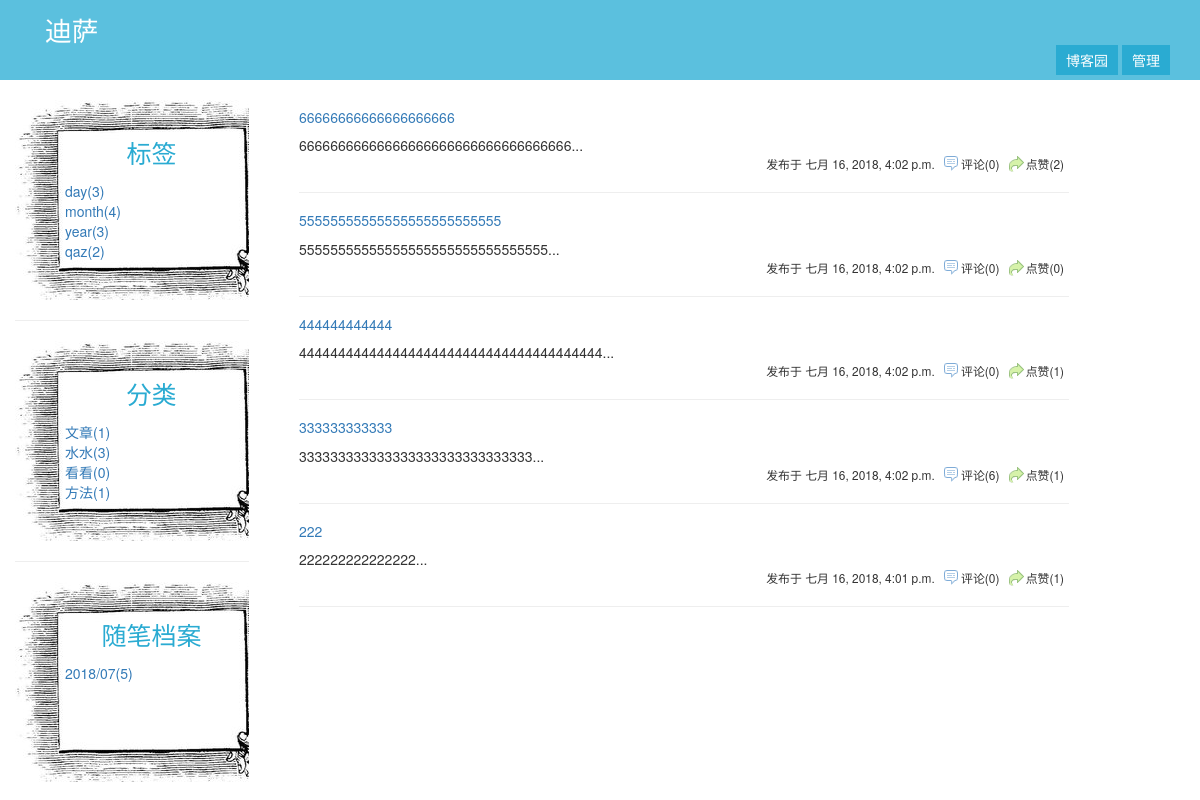
Screenshot of /zzz123/ with the database file from the repository.
### blog/models.py (models this page shows, shortened)
class Blog(models.Model):
    nid = models.AutoField(primary_key=True)
    title = models.CharField(verbose_name='个人博客标题', max_length=64)
    site_name = models.CharField(verbose_name='站点名称', max_length=64, unique=True)
    theme = models.CharField(verbose_name='博客主题', max_length=32, null=True)

class Tag(models.Model):
    nid = models.AutoField(primary_key=True)
    title = models.CharField(verbose_name='标签名称', max_length=32)
    blog = models.ForeignKey(verbose_name='所属博客', to='Blog', to_field='nid', on_delete=models.CASCADE)

class Article(models.Model):
    nid = models.AutoField(primary_key=True)
    title = models.CharField(max_length=50, verbose_name='文章标题')
    desc = models.CharField(max_length=255, verbose_name='文章描述')
    create_time = models.DateTimeField(verbose_name='创建时间', auto_now_add=True)
    content = models.TextField()
    comment_count = models.IntegerField(default=0)
    up_count = models.IntegerField(default=0)
    down_count = models.IntegerField(default=0)
    user = models.ForeignKey(verbose_name='作者', to='UserInfo', to_field='nid', on_delete=models.CASCADE)
    category = models.ForeignKey(to='Category', to_field='nid', null=True, on_delete=models.CASCADE)
    tags = models.ManyToManyField(
        to="Tag",
        through='Article2Tag',
        through_fields=('article', 'tag'),
    )

### blog/views.py (the view, shortened to what this page needs)
# urls.py: 2. Add a URL to urlpatterns:  path('', views.home, name='home')
def home(request, site, **kwargs):
    blog = models.Blog.objects.filter(site_name=site).first()
    if not blog:
        return render(request, '404.html')
    user = blog.userinfo  # Blog反向查询Userinfo
    article_list = models.Article.objects.filter(user=user).order_by("-pk")
    return render(request, 'home.html', locals())

### blog/models.py (called while the page is built)
    def __str__(self):
        return self.username

### blog/templatetags/my_tags.py (called while the page is built)
@register.inclusion_tag('left_menu.html')
def left_menu(site):
    blog = models.Blog.objects.filter(site_name=site).first()
    user = blog.userinfo  # Blog反向查询Userinfo
    print('user??', user)
    tag_list = models.Tag.objects.filter(blog=blog).values("pk").annotate(c=Count("article")).values_list("title", "c")
    cate_list = models.Category.objects.filter(blog=blog).values("pk"). \
        annotate(c=Count("article__title")).values_list("title", "c")
    date_list = models.Article.objects.filter(user=user). \
        extra(select={"y_m_date": "strftime('%%Y/%%m', create_time)"}).values("y_m_date").annotate(c=Count("nid")). \
        values_list("y_m_date", "c").order_by("-y_m_date")
    return {"blog": blog, "cate_list": cate_list, "date_list": date_list, "tag_list": tag_list}

### templates/home.html (shortened to what this page needs)
{% extends 'base.html' %}
{% block css %}
    <link rel="stylesheet" href="/static/css/home.css">
{% endblock %}
{% block content %}
<div class="article-list">
    {% for article in article_list %}
        <div class="article">
            <h5><a href="/{{ blog.site_name }}/articles/{{ article.pk }}/">{{ article.title }}</a></h5>
            <div class="article-desc">
                <span>
                    {{ article.desc }}
                </span>
            </div>
            <div class="small pub-info">
                <span> 发布于 {{ article.create_time }} </span>
                <span class="icon-comment">评论({{ article.comment_count }})</span>
                <span class="icon-arrow">点赞({{ article.up_count }})</span>
            </div>
            <hr>
        </div>
    {% endfor %}
</div>
{% endblock %}

### templates/base.html (shortened to what this page needs)
<!DOCTYPE html>
<html lang="en">
<head>
    <link rel="stylesheet" href="/static/bootstrap/css/bootstrap.css">
    <link rel="stylesheet" href="/static/css/base.css">
    {% block css %}{% endblock %}
</head>
<body>
<div class="container-fluid">
    <div class="row header">
        <div class="col-md-2">
            <a href="javascript:;" class="title">{{ blog.title }}</a>
        </div>
        <div class="col-md-8 manage-menu pull-right">
            <a href="/">博客园</a>
            <a href="/backend/">管理</a>
        </div>
    </div>
    <div class="row">
        <div class="col-md-3">
            {% load my_tags %}
            {% left_menu site %}
        </div>
        <div class="col-md-8">
            {% block content %}
            {% endblock %}
        </div>
    </div>
</div>
</body>
</html>

### templates/left_menu.html
<div class="left-menu">
    <ul class="list-unstyled left-item">
    <p>标签</p>
    {% for tag in tag_list %}
        <li><a href="/{{ blog.site_name }}/tag/{{ tag.0 }}/">{{ tag.0 }}({{ tag.1 }})</a></li>
    {% endfor %}
    </ul>
</div>
<hr>
<div class="left-menu">
    <ul class="list-unstyled left-item">
        <p>分类</p>
        {% for cate in cate_list %}
            <li><a href="/{{ blog.site_name }}/category/{{ cate.0 }}/">{{ cate.0 }}({{ cate.1 }})</a></li>
        {% endfor %}
    </ul>
</div>
<hr>
<div class="left-menu">
    <ul class="list-unstyled left-item">
        <p>随笔档案</p>
        {% for date in date_list %}
            <li><a href="/{{ blog.site_name }}/archive/{{ date.0 }}/">{{ date.0 }}({{ date.1 }})</a></li>
        {% endfor %}
    </ul>
</div>

### static/css/base.css (style rules this page uses)
.header { background-color: #5bc0de; height: 80px; margin-bottom: 20px }
.title { font-size: 20pt; font-weight: 500; color: white; margin-left:30px; line-height: 60px; }
.manage-menu { text-align: right; margin: 50px 15px 0 0; }
.manage-menu a { color: white;background-color: #2aabd2;padding: 5px 10px }
.left-menu { height: 200px;background-image: url(/static/img/bg.jpg);background-repeat: no-repeat;position: relative }
.left-menu p { color: #2aabd2;font-size: 25px;text-align: center; }
.left-item { width: 173px; height: 130px;overflow: auto; position: absolute;left:50px; top:35px }
.col-md-3 { width: 22%;margin-right: 20px }

### static/css/home.css (style rules this page uses)
.icon-comment { margin-left: 5px; padding: 0 5px 0 18px; background-repeat: no-repeat;background-image: url(/static/img/icon_comment.gif) }
.icon-arrow { padding: 0 5px 0 18px; background-repeat: no-repeat; background-image: url(/static/img/icon_arrow.gif) }
.pub-info { margin-bottom: 10px; text-align: right }
.manage-menu a { color: white;background-color: #2aabd2;padding: 5px 10px }
.left-menu p { color: #2aabd2;font-size: 25px;text-align: center; }

### rows the page displays
Blog: title "迪萨"
Tag: title "day", nid "3"
Tag: title "month", nid "4"
Tag: title "year", tag "3"
Tag: title "qaz", blog "2"
Article: title "66666666666666666666", desc "66666666666666666666666666666666666...", create_time "七月 16, 2018, 4:02 p.m.", comment_count "0", up_count "2"
Article: title "55555555555555555555555555", desc "55555555555555555555555555555555...", create_time "七月 16, 2018, 4:02 p.m.", comment_count "0", up_count "0"
Article: title "444444444444", desc "444444444444444444444444444444444444444...", create_time "七月 16, 2018, 4:02 p.m.", comment_count "0", up_count "1"
Article: title "333333333333", desc "333333333333333333333333333333...", create_time "七月 16, 2018, 4:02 p.m.", comment_count "6", up_count "1"
Article: title "222", desc "222222222222222...", create_time "七月 16, 2018, 4:01 p.m.", comment_count "0", up_count "1"

### other values shown
{{ cate.0 }} "文章" "水水" "看看" "方法"
{{ cate.1 }} "1" "3" "0" "1"
{{ date.0 }} "2018/07"
{{ date.1 }} "5"
